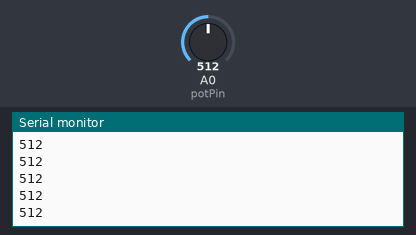
Simulated run of this sketch. Board: Arduino Uno, built with avr-gcc and run on an emulated ATmega328P. Parts: the last lines printed to the serial monitor. The inputs (shaded band) are chosen by the test bench; at power-on: A0 (potPin) = 512.

Above: at 1.2 s.
1.3 s: A0 (potPin) set to 716
At 1.9 s:
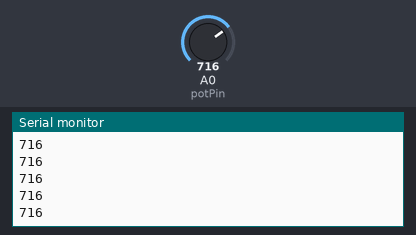
2.8 s: A0 (potPin) set to 900
At 3.7 s:
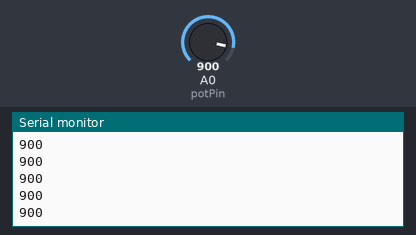
Timing chart, 0 to 5.8 s (numbered marks = the images above; inputs shaded):
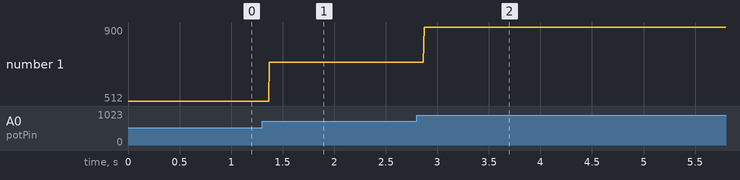

Measured:
- after the input at 1.3 s, the serial monitor: prints a new line after 0.07 s (image 1)
- after the input at 2.8 s, the serial monitor: prints a new line after 0.07 s (image 2)
- plotted number 1: 512 → 716 after the input at 1.3 s, 716 → 900 after the input at 2.8 s

The sketch:

Step3.1_pot.ino
```cpp
const int potPin = A0;
void setup() {
  Serial.begin(9600);
}
void loop() {
  int sensorValue = analogRead(potPin);

  Serial.println(analogRead(potPin));

  // Short delay for stability:
  delay(1);
}
```
